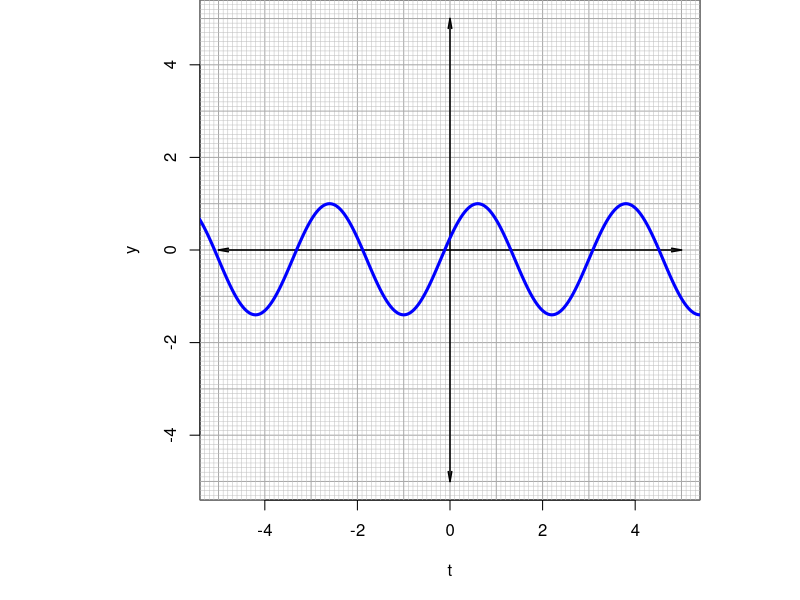
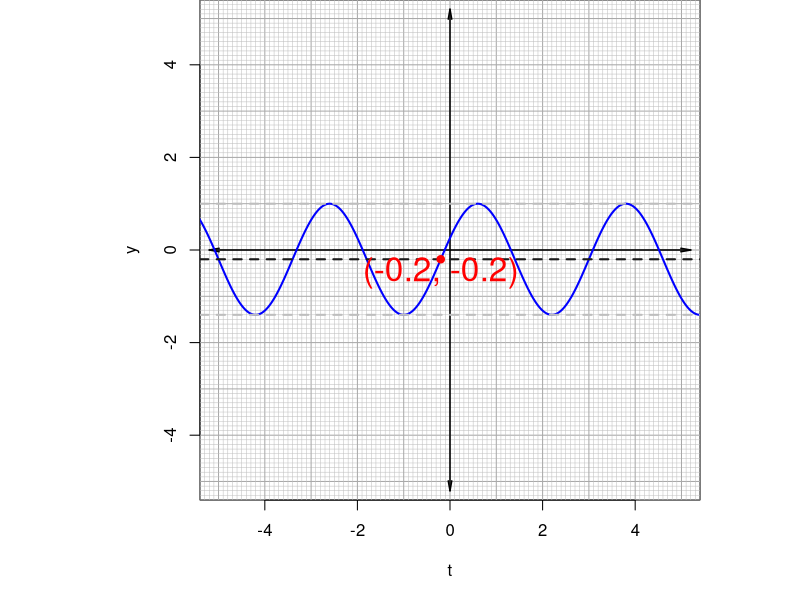

Source code (R) for these figures, in order:
## ---- chunk 1
A = round(runif(1,0.7,4),1)
P = round(runif(1,2,5)/4,1)*4
B = 2*pi/P
D = round(runif(1,0.1,4.9-A),1)*sample(c(-1,1),1)
h = round(runif(1,0.1,P-0.1),1)
C = h*B
## ---- chunk 2
par(mar=c(5,5,0,0),pty="s")
plot(0,0,type="n",xlim=c(-5,5),ylim=c(-5,5),xlab="t",ylab="y")

for(i in seq(-6,6,0.1)){
  if(i%%1==0){
    abline(h=i,col="darkgrey",lwd=1)
    abline(v=i,col="darkgrey",lwd=1)
  } else {
    abline(h=i,col="grey",lwd=0.5)
    abline(v=i,col="grey",lwd=0.5)
  }
}

arrows(0,-5,0,5,length=0.1,angle=10,code=3,lwd=1.5)
arrows(-5,0,5,0,length=0.1,angle=10,code=3,lwd=1.5)

t = seq(-6,6,0.01)
lines(t,A*sin(B*t+C)+D,lwd=3,col="blue")
## ---- chunk 3
par(mar=c(5,5,0,0),pty="s")
plot(0,0,type="n",xlim=c(-5,5),ylim=c(-5,5),xlab="t",ylab="y")

for(i in seq(-6,6,0.1)){
  if(i%%1==0){
    abline(h=i,col="darkgrey",lwd=1)
    abline(v=i,col="darkgrey",lwd=1)
  } else {
    abline(h=i,col="grey",lwd=0.5)
    abline(v=i,col="grey",lwd=0.5)
  }
}

arrows(0,-5.2,0,5.2,length=0.1,angle=10,code=3,lwd=1.5)
arrows(-5.2,0,5.2,0,length=0.1,angle=10,code=3,lwd=1.5)

t = seq(-6,6,0.01)
lines(t,A*sin(B*t+C)+D,lwd=2,col="blue")

abline(h=A+D,col="grey",lwd=2,lty=2)
abline(h=-A+D,col="grey",lwd=2,lty=2)

abline(h=D,col=rgb(0.1,0.1,0.1),lwd=2,lty=2)

points(-h,D,pch=19,col="red")
text(-h,D+0.3*sign(D),paste0("(",-h,", ",D,")"),cex=2,col="red")
